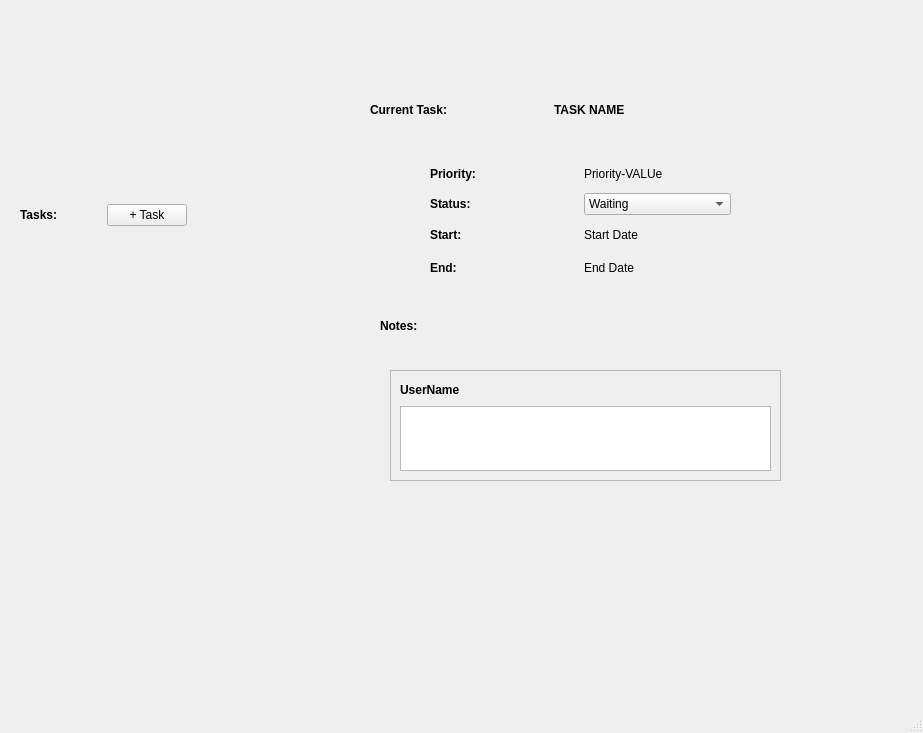
<?xml version="1.0" encoding="UTF-8"?>
<ui version="4.0">
 <class>MainWindow</class>
 <widget class="QMainWindow" name="MainWindow">
  <property name="geometry">
   <rect>
    <x>0</x>
    <y>0</y>
    <width>923</width>
    <height>733</height>
   </rect>
  </property>
  <property name="windowTitle">
   <string>MainWindow</string>
  </property>
  <property name="accessibleName">
   <string notr="true"/>
  </property>
  <property name="tabShape">
   <enum>QTabWidget::Rounded</enum>
  </property>
  <widget class="QWidget" name="centralwidget">
   <widget class="QLabel" name="label_7">
    <property name="geometry">
     <rect>
      <x>380</x>
      <y>310</y>
      <width>101</width>
      <height>31</height>
     </rect>
    </property>
    <property name="styleSheet">
     <string notr="true">font: 75 20pt &quot;Corbel&quot;;
font-weight: bold;</string>
    </property>
    <property name="text">
     <string>Notes:</string>
    </property>
   </widget>
   <widget class="QWidget" name="gridLayoutWidget">
    <property name="geometry">
     <rect>
      <x>430</x>
      <y>160</y>
      <width>301</width>
      <height>121</height>
     </rect>
    </property>
    <layout class="QGridLayout" name="gridLayout">
     <item row="2" column="0">
      <widget class="QLabel" name="label_2">
       <property name="styleSheet">
        <string notr="true">font: 75 10pt &quot;Corbel&quot;;
font-weight: bold;</string>
       </property>
       <property name="text">
        <string>Start:</string>
       </property>
      </widget>
     </item>
     <item row="1" column="0">
      <widget class="QLabel" name="label_4">
       <property name="styleSheet">
        <string notr="true">font: 75 10pt &quot;Corbel&quot;;
font-weight: bold;</string>
       </property>
       <property name="text">
        <string>Status:</string>
       </property>
      </widget>
     </item>
     <item row="0" column="0">
      <widget class="QLabel" name="label_8">
       <property name="styleSheet">
        <string notr="true">font: 75 10pt &quot;Corbel&quot;;
font-weight: bold;</string>
       </property>
       <property name="text">
        <string>Priority:</string>
       </property>
      </widget>
     </item>
     <item row="3" column="0">
      <widget class="QLabel" name="label_3">
       <property name="styleSheet">
        <string notr="true">font: 75 10pt &quot;Corbel&quot;;
font-weight: bold;</string>
       </property>
       <property name="text">
        <string>End:</string>
       </property>
      </widget>
     </item>
     <item row="1" column="1">
      <widget class="QComboBox" name="comboBox">
       <item>
        <property name="text">
         <string>Waiting</string>
        </property>
       </item>
       <item>
        <property name="text">
         <string>Review</string>
        </property>
       </item>
       <item>
        <property name="text">
         <string>Pending</string>
        </property>
       </item>
       <item>
        <property name="text">
         <string>In-Progress</string>
        </property>
       </item>
       <item>
        <property name="text">
         <string>Approved</string>
        </property>
       </item>
       <item>
        <property name="text">
         <string>Ready</string>
        </property>
       </item>
      </widget>
     </item>
     <item row="0" column="1">
      <widget class="QLabel" name="label_9">
       <property name="text">
        <string>Priority-VALUe</string>
       </property>
      </widget>
     </item>
     <item row="2" column="1">
      <widget class="QLabel" name="label_5">
       <property name="text">
        <string>Start Date</string>
       </property>
      </widget>
     </item>
     <item row="3" column="1">
      <widget class="QLabel" name="label_6">
       <property name="text">
        <string>End Date</string>
       </property>
      </widget>
     </item>
    </layout>
   </widget>
   <widget class="QWidget" name="gridLayoutWidget_2">
    <property name="geometry">
     <rect>
      <x>20</x>
      <y>30</y>
      <width>167</width>
      <height>371</height>
     </rect>
    </property>
    <layout class="QGridLayout" name="gridLayout_2">
     <item row="0" column="0">
      <widget class="QLabel" name="label_11">
       <property name="styleSheet">
        <string notr="true">font: 75 23pt &quot;Corbel&quot;;
font-weight: bold;</string>
       </property>
       <property name="text">
        <string>Tasks:</string>
       </property>
      </widget>
     </item>
     <item row="0" column="1">
      <widget class="QPushButton" name="pushButton">
       <property name="styleSheet">
        <string notr="true"/>
       </property>
       <property name="text">
        <string>+ Task</string>
       </property>
       <property name="flat">
        <bool>false</bool>
       </property>
      </widget>
     </item>
    </layout>
   </widget>
   <widget class="QFrame" name="frame">
    <property name="geometry">
     <rect>
      <x>390</x>
      <y>370</y>
      <width>391</width>
      <height>111</height>
     </rect>
    </property>
    <property name="frameShape">
     <enum>QFrame::StyledPanel</enum>
    </property>
    <property name="frameShadow">
     <enum>QFrame::Raised</enum>
    </property>
    <layout class="QVBoxLayout" name="verticalLayout">
     <item>
      <layout class="QHBoxLayout" name="horizontalLayout">
       <item>
        <widget class="QLabel" name="label_13">
         <property name="styleSheet">
          <string notr="true">font: 75 10pt &quot;Corbel&quot;;
font-weight: bold;</string>
         </property>
         <property name="text">
          <string>UserName</string>
         </property>
        </widget>
       </item>
       <item>
        <spacer name="horizontalSpacer">
         <property name="orientation">
          <enum>Qt::Horizontal</enum>
         </property>
         <property name="sizeHint" stdset="0">
          <size>
           <width>40</width>
           <height>20</height>
          </size>
         </property>
        </spacer>
       </item>
      </layout>
     </item>
     <item>
      <widget class="QTextEdit" name="textEdit"/>
     </item>
    </layout>
   </widget>
   <widget class="QWidget" name="">
    <property name="geometry">
     <rect>
      <x>370</x>
      <y>90</y>
      <width>362</width>
      <height>40</height>
     </rect>
    </property>
    <layout class="QHBoxLayout" name="horizontalLayout_5">
     <item>
      <widget class="QLabel" name="label">
       <property name="styleSheet">
        <string notr="true">font: 75 20pt &quot;Corbel&quot;;
font-weight: bold;</string>
       </property>
       <property name="text">
        <string>Current Task:</string>
       </property>
      </widget>
     </item>
     <item>
      <widget class="QLabel" name="label_10">
       <property name="styleSheet">
        <string notr="true">font: 75 20pt &quot;Corbel&quot;;
font-weight: bold;</string>
       </property>
       <property name="text">
        <string>TASK NAME</string>
       </property>
      </widget>
     </item>
    </layout>
   </widget>
  </widget>
  <widget class="QMenuBar" name="menubar">
   <property name="geometry">
    <rect>
     <x>0</x>
     <y>0</y>
     <width>923</width>
     <height>21</height>
    </rect>
   </property>
  </widget>
  <widget class="QStatusBar" name="statusbar"/>
 </widget>
 <resources/>
 <connections/>
</ui>
